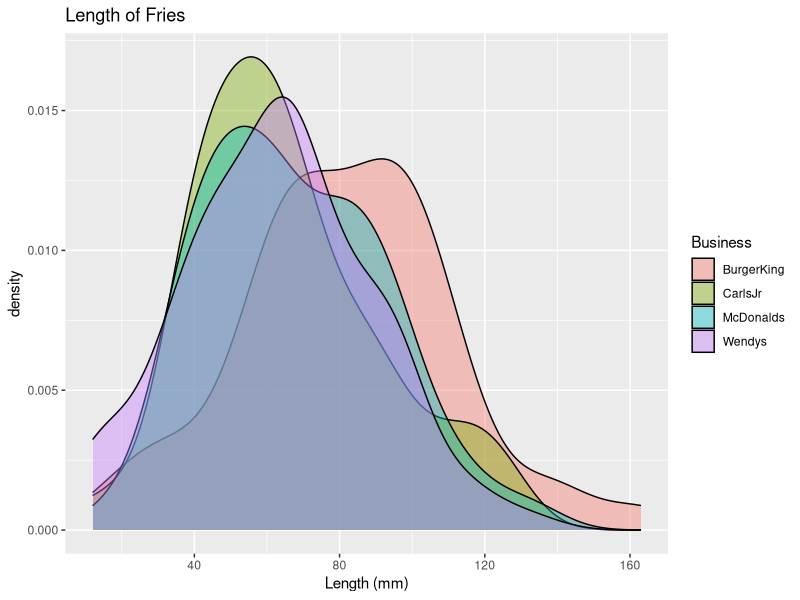
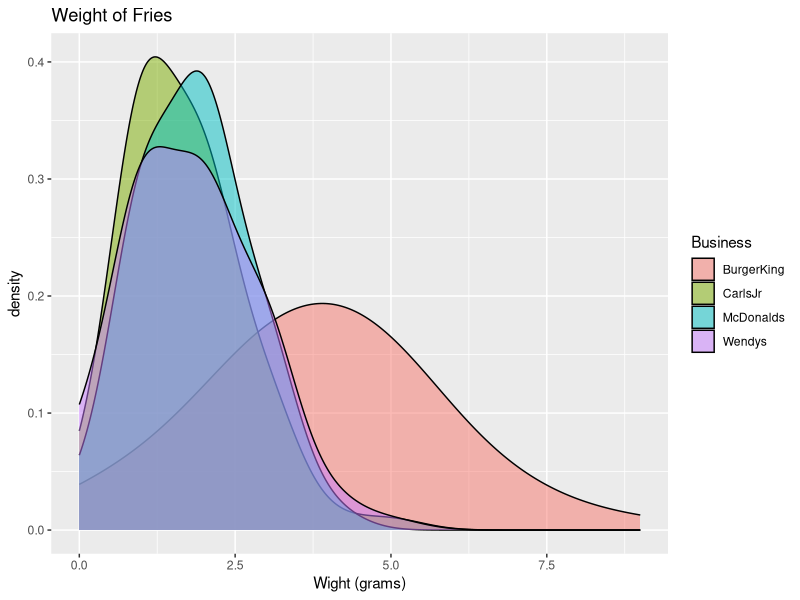

These figures' R source, in order:
## ---- chunk 1
knitr::opts_chunk$set(echo = TRUE)
library(tidyverse)
fries <- read.csv("fries.csv")
## ---- chunk 2
ggplot(fries) +
  geom_density(aes(x=Length, fill=Business), alpha=0.4) +
  labs(
    title="Length of Fries",
    x="Length (mm)"
  ) +
  theme_gray()

## ---- chunk 3

ggplot(fries) +
  geom_density(aes(x=Grams, fill=Business), alpha=0.5, adjust=1.9) +
  labs(
    title="Weight of Fries",
    x="Wight (grams)"
  ) +
  theme_gray()

#adjust 1.9 smoothes the discrete values into a normal looking graph.
